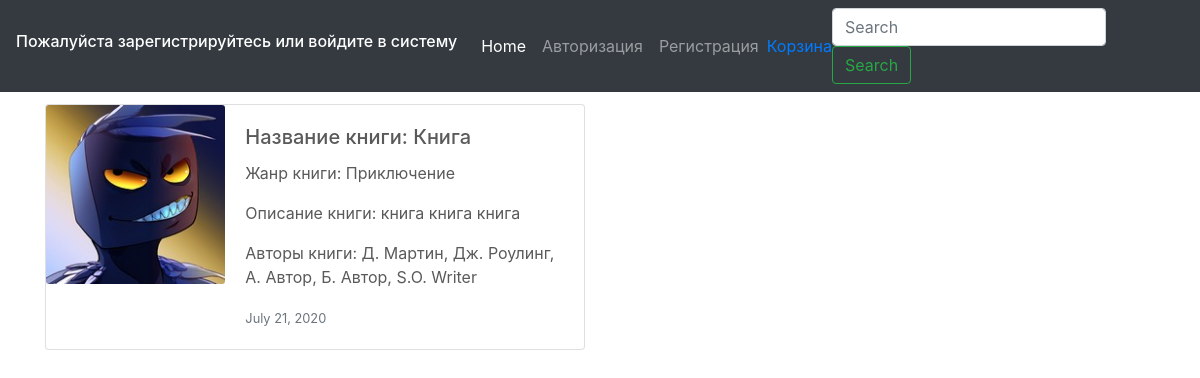
The app's page /17/detailbook/ with its own data.
### testapp/models.py (models this page shows, shortened)
class Book(models.Model):
    CATEGORY = (
        ('На складе', 'На складе'),
        ('Отсутствует на складе', 'Отсутствует на складе')
    )
    name = models.CharField(
        verbose_name='Название Книги', max_length=200
        )
    description = models.TextField(
        verbose_name='Описание Книги', null=True, blank=True
        )
    genre = models.ForeignKey(
        Genre, on_delete=models.PROTECT, verbose_name='Жанр Книги',
        )
    writer = models.ManyToManyField(
        Writer)
    created = models.DateField(
        verbose_name='Создано', auto_now=False, auto_now_add=True
        )
    updated = models.DateField(
        verbose_name='Изменено', auto_now=True, auto_now_add=False
        )
    book_image = models.ImageField(
        verbose_name='Изображение книги', upload_to='profile', null=True, blank=True
        )
    price = models.FloatField(verbose_name='Цена', null=True)
    category = models.CharField(verbose_name='Статус', null=True, max_length=25, choices=CATEGORY)
    quantity_in_stok = models.IntegerField(verbose_name='Количество на складе', max_length=3)

class Genre(models.Model):
    name = models.CharField(verbose_name='Название жанра', max_length=100)
    description = models.TextField(verbose_name='Описание жанра', null=True, blank=True)
    def __str__(self):
        return self.name

class Writer(models.Model):
    name = models.CharField(verbose_name='ФИО Автора', max_length=100)
    def __str__(self):
        return self.name

### testapp/views.py (the view)
# urls.py: path('<int:pk>/detailbook/', DetailBook.as_view(), name='detailbook'),
class DetailBook(DetailView):
    model = Book
    template_name = 'testapp/detailbook.html'

### testapp/templates/testapp/detailbook.html (shortened to what this page needs)
{% extends 'base.html' %}
{% load static %}
{% block body %}
<div class="container">
<h1>Detail Book</h1>
</div>
<div class="container">
    <div class="card mb-3" style="max-width: 540px;">
        <div class="row no-gutters">
          <div class="col-md-4">
            <img src="{{ object.book_image.url }}" class="card-img" alt="...">
          </div>
          <div class="col-md-8">
            <div class="card-body">
              <h5 class="card-title"> Название книги: {{ object.name }}</h5>
              <p class="card-text"> Жанр книги: {{ object.genre }}</p>
              <p class="card-text"> Описание книги: {{ object.description }}</p>
              <p class="card-text"> Авторы книги: {{object.writer.all|join:', '}}</p>
              <p class="card-text"><small class="text-muted">{{ object.updated }}</small></p>
            </div>
          </div>
        </div>
      </div>
{% endblock body %}

### static/css/carousel.css (style rules this page uses)
body { padding-top: 3rem; padding-bottom: 3rem; color: #5a5a5a; }

### records on screen
Book: book_image (picture), name "Книга", genre "Приключение", description "книга книга книга", writer.all "Д. Мартин, Дж. Роулинг, А. Автор, Б. Автор, S.O. Writer", updated "July 21, 2020"
